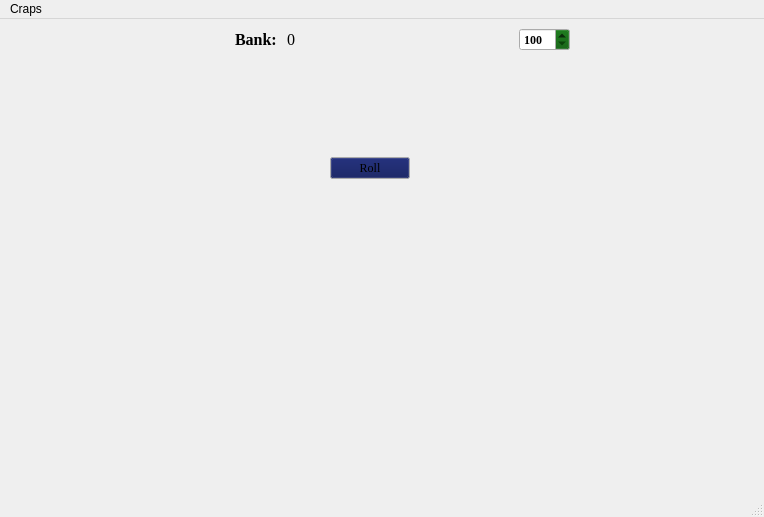
<?xml version="1.0" encoding="UTF-8"?>
<ui version="4.0">
 <class>CrapsMainWindow</class>
 <widget class="QMainWindow" name="CrapsMainWindow">
  <property name="geometry">
   <rect>
    <x>0</x>
    <y>0</y>
    <width>764</width>
    <height>517</height>
   </rect>
  </property>
  <property name="windowTitle">
   <string>MainWindow</string>
  </property>
  <widget class="QWidget" name="centralwidget">
   <layout class="QGridLayout" name="gridLayout_6">
    <item row="0" column="0">
     <spacer name="horizontalSpacer_10">
      <property name="orientation">
       <enum>Qt::Horizontal</enum>
      </property>
      <property name="sizeHint" stdset="0">
       <size>
        <width>169</width>
        <height>20</height>
       </size>
      </property>
     </spacer>
    </item>
    <item row="0" column="1" colspan="2">
     <layout class="QGridLayout" name="gridLayout_2">
      <item row="0" column="0">
       <spacer name="horizontalSpacer_5">
        <property name="orientation">
         <enum>Qt::Horizontal</enum>
        </property>
        <property name="sizeHint" stdset="0">
         <size>
          <width>40</width>
          <height>20</height>
         </size>
        </property>
       </spacer>
      </item>
      <item row="0" column="1">
       <widget class="QLabel" name="label">
        <property name="font">
         <font>
          <family>Times New Roman</family>
          <pointsize>12</pointsize>
          <weight>75</weight>
          <bold>true</bold>
         </font>
        </property>
        <property name="text">
         <string>Bank: </string>
        </property>
        <property name="textFormat">
         <enum>Qt::PlainText</enum>
        </property>
       </widget>
      </item>
      <item row="0" column="4">
       <widget class="QSpinBox" name="UserBetBox">
        <property name="palette">
         <palette>
          <active>
           <colorrole role="Button">
            <brush brushstyle="SolidPattern">
             <color alpha="255">
              <red>0</red>
              <green>85</green>
              <blue>0</blue>
             </color>
            </brush>
           </colorrole>
          </active>
          <inactive>
           <colorrole role="Button">
            <brush brushstyle="SolidPattern">
             <color alpha="255">
              <red>0</red>
              <green>85</green>
              <blue>0</blue>
             </color>
            </brush>
           </colorrole>
          </inactive>
          <disabled>
           <colorrole role="Button">
            <brush brushstyle="SolidPattern">
             <color alpha="255">
              <red>0</red>
              <green>85</green>
              <blue>0</blue>
             </color>
            </brush>
           </colorrole>
          </disabled>
         </palette>
        </property>
        <property name="font">
         <font>
          <family>Times New Roman</family>
          <weight>75</weight>
          <bold>true</bold>
         </font>
        </property>
        <property name="minimum">
         <number>100</number>
        </property>
        <property name="maximum">
         <number>1000</number>
        </property>
        <property name="singleStep">
         <number>100</number>
        </property>
        <property name="value">
         <number>100</number>
        </property>
       </widget>
      </item>
      <item row="0" column="2">
       <widget class="QLabel" name="currentBankValueUI">
        <property name="font">
         <font>
          <family>Times New Roman</family>
          <pointsize>12</pointsize>
          <italic>false</italic>
         </font>
        </property>
        <property name="text">
         <string>0</string>
        </property>
       </widget>
      </item>
      <item row="0" column="3">
       <spacer name="horizontalSpacer_4">
        <property name="orientation">
         <enum>Qt::Horizontal</enum>
        </property>
        <property name="sizeHint" stdset="0">
         <size>
          <width>218</width>
          <height>20</height>
         </size>
        </property>
       </spacer>
      </item>
     </layout>
    </item>
    <item row="0" column="3">
     <spacer name="horizontalSpacer_11">
      <property name="orientation">
       <enum>Qt::Horizontal</enum>
      </property>
      <property name="sizeHint" stdset="0">
       <size>
        <width>168</width>
        <height>20</height>
       </size>
      </property>
     </spacer>
    </item>
    <item row="1" column="2">
     <spacer name="verticalSpacer_4">
      <property name="orientation">
       <enum>Qt::Vertical</enum>
      </property>
      <property name="sizeHint" stdset="0">
       <size>
        <width>20</width>
        <height>15</height>
       </size>
      </property>
     </spacer>
    </item>
    <item row="2" column="0" colspan="4">
     <layout class="QGridLayout" name="gridLayout">
      <item row="0" column="2">
       <spacer name="horizontalSpacer_2">
        <property name="orientation">
         <enum>Qt::Horizontal</enum>
        </property>
        <property name="sizeHint" stdset="0">
         <size>
          <width>78</width>
          <height>20</height>
         </size>
        </property>
       </spacer>
      </item>
      <item row="0" column="3">
       <widget class="QLabel" name="die2UI">
        <property name="text">
         <string/>
        </property>
        <property name="pixmap">
         <pixmap resource="crapsResources.qrc">:/dieImages/5</pixmap>
        </property>
       </widget>
      </item>
      <item row="0" column="0">
       <spacer name="horizontalSpacer">
        <property name="orientation">
         <enum>Qt::Horizontal</enum>
        </property>
        <property name="sizeHint" stdset="0">
         <size>
          <width>98</width>
          <height>20</height>
         </size>
        </property>
       </spacer>
      </item>
      <item row="0" column="1">
       <widget class="QLabel" name="die1UI">
        <property name="text">
         <string/>
        </property>
        <property name="pixmap">
         <pixmap resource="crapsResources.qrc">:/dieImages/6</pixmap>
        </property>
       </widget>
      </item>
      <item row="0" column="4">
       <spacer name="horizontalSpacer_3">
        <property name="orientation">
         <enum>Qt::Horizontal</enum>
        </property>
        <property name="sizeHint" stdset="0">
         <size>
          <width>118</width>
          <height>20</height>
         </size>
        </property>
       </spacer>
      </item>
     </layout>
    </item>
    <item row="3" column="1">
     <layout class="QGridLayout" name="gridLayout_3">
      <item row="0" column="0">
       <spacer name="horizontalSpacer_7">
        <property name="orientation">
         <enum>Qt::Horizontal</enum>
        </property>
        <property name="sizeHint" stdset="0">
         <size>
          <width>40</width>
          <height>20</height>
         </size>
        </property>
       </spacer>
      </item>
      <item row="0" column="1">
       <widget class="QPushButton" name="rollButton">
        <property name="palette">
         <palette>
          <active>
           <colorrole role="Button">
            <brush brushstyle="SolidPattern">
             <color alpha="255">
              <red>5</red>
              <green>16</green>
              <blue>85</blue>
             </color>
            </brush>
           </colorrole>
          </active>
          <inactive>
           <colorrole role="Button">
            <brush brushstyle="SolidPattern">
             <color alpha="255">
              <red>5</red>
              <green>16</green>
              <blue>85</blue>
             </color>
            </brush>
           </colorrole>
          </inactive>
          <disabled>
           <colorrole role="Button">
            <brush brushstyle="SolidPattern">
             <color alpha="255">
              <red>5</red>
              <green>16</green>
              <blue>85</blue>
             </color>
            </brush>
           </colorrole>
          </disabled>
         </palette>
        </property>
        <property name="font">
         <font>
          <family>Times New Roman</family>
          <weight>50</weight>
          <italic>false</italic>
          <bold>false</bold>
         </font>
        </property>
        <property name="text">
         <string>Roll</string>
        </property>
        <property name="iconSize">
         <size>
          <width>16</width>
          <height>16</height>
         </size>
        </property>
        <property name="checkable">
         <bool>false</bool>
        </property>
        <property name="autoDefault">
         <bool>false</bool>
        </property>
        <property name="default">
         <bool>false</bool>
        </property>
        <property name="flat">
         <bool>false</bool>
        </property>
       </widget>
      </item>
      <item row="0" column="2">
       <spacer name="horizontalSpacer_6">
        <property name="orientation">
         <enum>Qt::Horizontal</enum>
        </property>
        <property name="sizeHint" stdset="0">
         <size>
          <width>40</width>
          <height>20</height>
         </size>
        </property>
       </spacer>
      </item>
     </layout>
    </item>
    <item row="4" column="1">
     <spacer name="verticalSpacer_7">
      <property name="orientation">
       <enum>Qt::Vertical</enum>
      </property>
      <property name="sizeHint" stdset="0">
       <size>
        <width>20</width>
        <height>14</height>
       </size>
      </property>
     </spacer>
    </item>
    <item row="5" column="0">
     <spacer name="horizontalSpacer_15">
      <property name="orientation">
       <enum>Qt::Horizontal</enum>
      </property>
      <property name="sizeHint" stdset="0">
       <size>
        <width>169</width>
        <height>20</height>
       </size>
      </property>
     </spacer>
    </item>
    <item row="5" column="1">
     <layout class="QGridLayout" name="gridLayout_4">
      <item row="1" column="3">
       <widget class="QLabel" name="BankChecker">
        <property name="text">
         <string/>
        </property>
       </widget>
      </item>
      <item row="2" column="2">
       <spacer name="verticalSpacer_3">
        <property name="orientation">
         <enum>Qt::Vertical</enum>
        </property>
        <property name="sizeHint" stdset="0">
         <size>
          <width>20</width>
          <height>17</height>
         </size>
        </property>
       </spacer>
      </item>
      <item row="1" column="0">
       <spacer name="horizontalSpacer_8">
        <property name="orientation">
         <enum>Qt::Horizontal</enum>
        </property>
        <property name="sizeHint" stdset="0">
         <size>
          <width>40</width>
          <height>20</height>
         </size>
        </property>
       </spacer>
      </item>
      <item row="0" column="2">
       <spacer name="verticalSpacer_2">
        <property name="orientation">
         <enum>Qt::Vertical</enum>
        </property>
        <property name="sizeHint" stdset="0">
         <size>
          <width>20</width>
          <height>13</height>
         </size>
        </property>
       </spacer>
      </item>
      <item row="1" column="4">
       <spacer name="horizontalSpacer_9">
        <property name="orientation">
         <enum>Qt::Horizontal</enum>
        </property>
        <property name="sizeHint" stdset="0">
         <size>
          <width>40</width>
          <height>20</height>
         </size>
        </property>
       </spacer>
      </item>
     </layout>
    </item>
    <item row="5" column="3">
     <spacer name="horizontalSpacer_14">
      <property name="orientation">
       <enum>Qt::Horizontal</enum>
      </property>
      <property name="sizeHint" stdset="0">
       <size>
        <width>168</width>
        <height>20</height>
       </size>
      </property>
     </spacer>
    </item>
    <item row="6" column="1">
     <spacer name="verticalSpacer_6">
      <property name="orientation">
       <enum>Qt::Vertical</enum>
      </property>
      <property name="sizeHint" stdset="0">
       <size>
        <width>20</width>
        <height>14</height>
       </size>
      </property>
     </spacer>
    </item>
    <item row="7" column="1">
     <layout class="QGridLayout" name="gridLayout_5">
      <item row="0" column="1">
       <spacer name="verticalSpacer">
        <property name="orientation">
         <enum>Qt::Vertical</enum>
        </property>
        <property name="sizeHint" stdset="0">
         <size>
          <width>20</width>
          <height>18</height>
         </size>
        </property>
       </spacer>
      </item>
      <item row="0" column="2" rowspan="2">
       <spacer name="horizontalSpacer_12">
        <property name="orientation">
         <enum>Qt::Horizontal</enum>
        </property>
        <property name="sizeHint" stdset="0">
         <size>
          <width>40</width>
          <height>20</height>
         </size>
        </property>
       </spacer>
      </item>
      <item row="1" column="0">
       <spacer name="horizontalSpacer_13">
        <property name="orientation">
         <enum>Qt::Horizontal</enum>
        </property>
        <property name="sizeHint" stdset="0">
         <size>
          <width>40</width>
          <height>20</height>
         </size>
        </property>
       </spacer>
      </item>
      <item row="1" column="1">
       <widget class="QLabel" name="BetMessage">
        <property name="text">
         <string/>
        </property>
       </widget>
      </item>
      <item row="2" column="1">
       <spacer name="verticalSpacer_5">
        <property name="orientation">
         <enum>Qt::Vertical</enum>
        </property>
        <property name="sizeHint" stdset="0">
         <size>
          <width>20</width>
          <height>17</height>
         </size>
        </property>
       </spacer>
      </item>
     </layout>
    </item>
   </layout>
  </widget>
  <widget class="QMenuBar" name="menubar">
   <property name="geometry">
    <rect>
     <x>0</x>
     <y>0</y>
     <width>764</width>
     <height>21</height>
    </rect>
   </property>
   <widget class="QMenu" name="menuCraps">
    <property name="title">
     <string>Craps</string>
    </property>
   </widget>
   <addaction name="menuCraps"/>
  </widget>
  <widget class="QStatusBar" name="statusbar"/>
 </widget>
 <tabstops>
  <tabstop>rollButton</tabstop>
  <tabstop>UserBetBox</tabstop>
 </tabstops>
 <resources>
  <include location="crapsResources.qrc"/>
 </resources>
 <connections/>
</ui>
